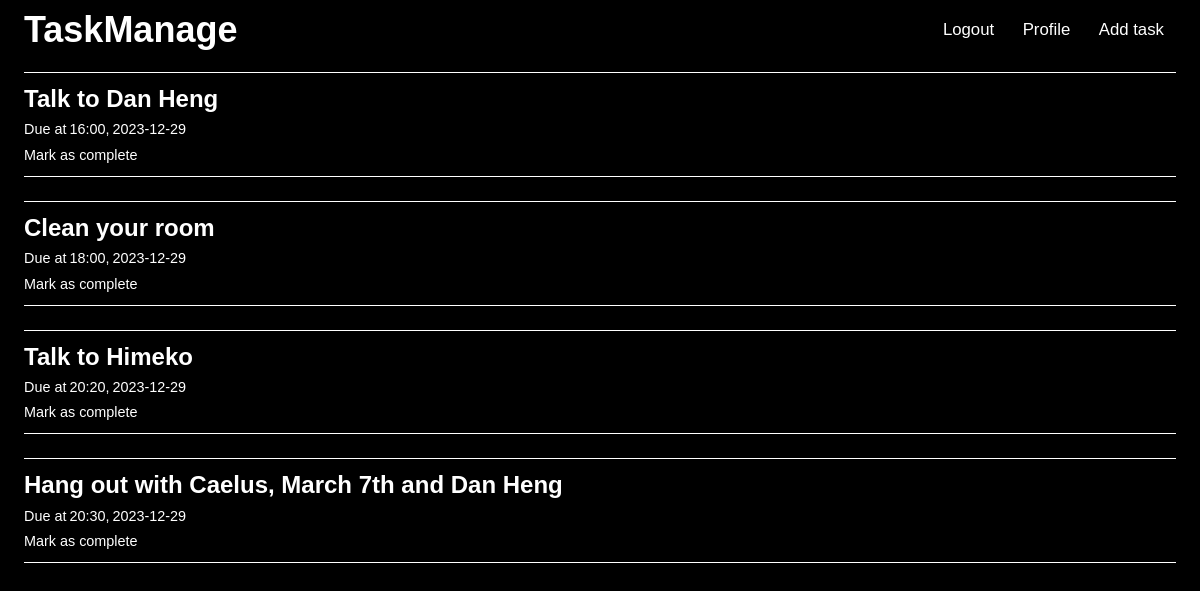
The page /home.php (signed in) on the database its author committed.
### tables this page shows
CREATE TABLE `tasklist` (
  `id_task` int NOT NULL,
  `id` int NOT NULL,
  `task` varchar(255) NOT NULL,
  `date` date NOT NULL,
  `time` time(6) NOT NULL
);

### home.php (the view, shortened to what this page needs)
<?php
include("database.php");
if (!empty($_SESSION["id"])) {
    $user_id = $_SESSION["id"];
} else {
    header("Location: signup.php");
}
$sql = "SELECT tasklist.id_task, tasklist.task, tasklist.date, tasklist.time
        FROM tasklist
        WHERE tasklist.id = ?";
$stmt = mysqli_prepare($conn, $sql);
mysqli_stmt_bind_param($stmt, "i", $user_id);
mysqli_stmt_execute($stmt);
$result = mysqli_stmt_get_result($stmt);
?>
<!DOCTYPE html>
<html lang="en">
<head>
    <link rel="stylesheet" href="css/home.css">
</head>
<body>
    <nav class="navbar">
        <h1>TaskManage</h1>
        <div class="menu">
            <a href="logout.php">Logout</a>
            <a href="profile.php">Profile</a>
            <a href="addtask.php">Add task</a>
        </div>
    </nav>
    <div class="content">
        <?php
        while ($row = mysqli_fetch_assoc($result)) {
        ?>
        <div class="container">
            <h1><?php echo $row['task'];?></h1>
            <div class="deadline">
                <p>Due at</p>
                <p><?php echo date('H:i', strtotime($row['time'])); ?>,</p>
                <p><?php echo $row['date'];?></p>
            </div>
            <a href="?delete=<?php echo $row['id_task']; ?>" onclick="return confirmDelete()">Mark as complete</a>
        </div>
        <?php
        }
        ?>
    </div>
</body>
</html>

### css/home.css (style rules this page uses)
body { margin: 6vw 0 0 0; padding: 0; font-family: Arial, Helvetica, sans-serif; background-color: black; color: white; }
nav { display: flex; align-items: center; background-color: black; width: 100%; height: 5vw; position: fixed; top: 0; }
nav h1 { margin: 0 0 0 2vw; font-size: 3vw; }
.menu { margin-left: auto; margin-right: 2vw; }
.menu a { color: white; text-decoration: none; font-size: 1.4vw; position: relative; margin: 0 1vw 0 1vw; }
.menu a::before { content: ''; position: absolute; bottom: 0; left: 0; width: 0; height: 0.15vw; background-color: white; transition: width 0.3s; }
.container { padding: 1vw 0 1vw 0; margin: 0 2vw 2vw 2vw; border-top: 0.15vw solid white; border-bottom: 0.15vw solid white; }
.container h1 { font-size: 2vw; margin: 0 0 0.7vw 0; }
.deadline { display: flex; }
.deadline p { margin: 0 0.25vw 0.7vw 0; font-size: 1.2vw; }
.container a { color: white; text-decoration: none; font-size: 1.2vw; position: relative; }
.container a::before { content: ''; position: absolute; bottom: 0; left: 0; width: 0; height: 0.15vw; background-color: white; transition: width 0.3s; }

### rows shown on the page
tasklist: task "Talk to Dan Heng", time "16:00", date "2023-12-29"
tasklist: task "Clean your room", time "18:00", date "2023-12-29"
tasklist: task "Talk to Himeko", time "20:20", date "2023-12-29"
tasklist: task "Hang out with Caelus, March 7th and Dan Heng", time "20:30", date "2023-12-29"
